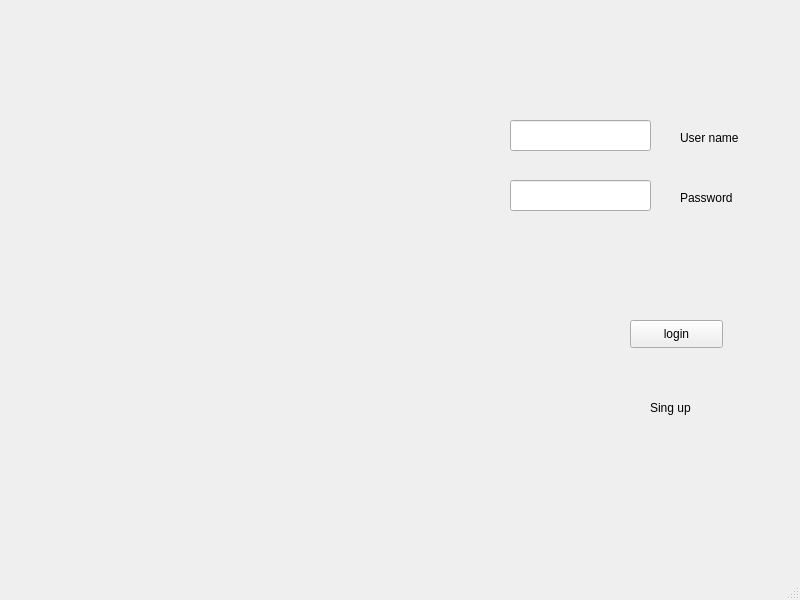
<?xml version="1.0" encoding="UTF-8"?>
<ui version="4.0">
 <class>MainWindow</class>
 <widget class="QMainWindow" name="MainWindow">
  <property name="geometry">
   <rect>
    <x>0</x>
    <y>0</y>
    <width>800</width>
    <height>600</height>
   </rect>
  </property>
  <property name="windowTitle">
   <string>login</string>
  </property>
  <widget class="QWidget" name="centralwidget">
   <widget class="QPushButton" name="btn_login">
    <property name="geometry">
     <rect>
      <x>630</x>
      <y>320</y>
      <width>93</width>
      <height>28</height>
     </rect>
    </property>
    <property name="text">
     <string>login</string>
    </property>
   </widget>
   <widget class="QLabel" name="label_2">
    <property name="geometry">
     <rect>
      <x>680</x>
      <y>190</y>
      <width>55</width>
      <height>16</height>
     </rect>
    </property>
    <property name="text">
     <string>Password</string>
    </property>
   </widget>
   <widget class="QLabel" name="Ibl_signup">
    <property name="geometry">
     <rect>
      <x>650</x>
      <y>400</y>
      <width>55</width>
      <height>16</height>
     </rect>
    </property>
    <property name="text">
     <string>Sing up</string>
    </property>
   </widget>
   <widget class="QLineEdit" name="line_edit_user_name">
    <property name="geometry">
     <rect>
      <x>510</x>
      <y>120</y>
      <width>141</width>
      <height>31</height>
     </rect>
    </property>
   </widget>
   <widget class="QLineEdit" name="line_edit_password">
    <property name="geometry">
     <rect>
      <x>510</x>
      <y>180</y>
      <width>141</width>
      <height>31</height>
     </rect>
    </property>
   </widget>
   <widget class="QLabel" name="libl_wrong_credentials">
    <property name="geometry">
     <rect>
      <x>480</x>
      <y>240</y>
      <width>111</width>
      <height>61</height>
     </rect>
    </property>
    <property name="text">
     <string/>
    </property>
   </widget>
   <widget class="QLabel" name="label">
    <property name="geometry">
     <rect>
      <x>680</x>
      <y>130</y>
      <width>71</width>
      <height>16</height>
     </rect>
    </property>
    <property name="text">
     <string>User name</string>
    </property>
   </widget>
  </widget>
  <widget class="QMenuBar" name="menubar">
   <property name="geometry">
    <rect>
     <x>0</x>
     <y>0</y>
     <width>800</width>
     <height>26</height>
    </rect>
   </property>
  </widget>
  <widget class="QStatusBar" name="statusbar"/>
 </widget>
 <resources/>
 <connections/>
</ui>
